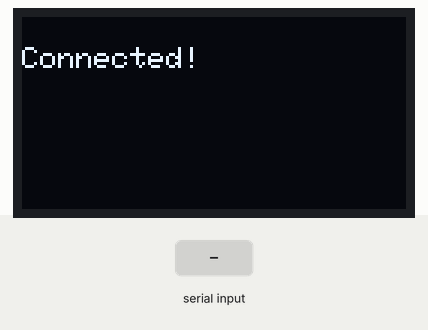
A sketch run on a simulated ESP32. On the bench: 128×64 one-colour display. Inputs (shaded band) come from the test bench. Nothing arrives over Bluetooth unless stated; what the sketch prints to the serial monitor is not drawn.

Above: at 3.2 s.
3.3 s: "1\n" received over the second serial link
At 4.1 s:
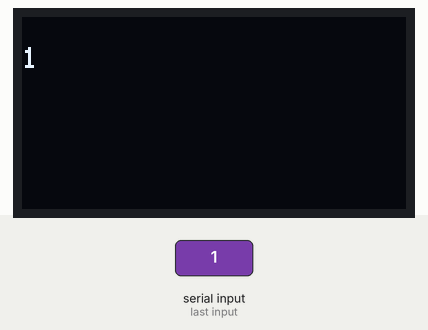
4.8 s: "0\n" received over the second serial link
At 6.0 s:
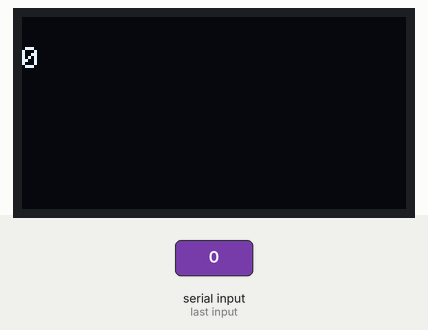
Timing chart, 0 to 7.8 s (numbered marks = the images above; inputs shaded):
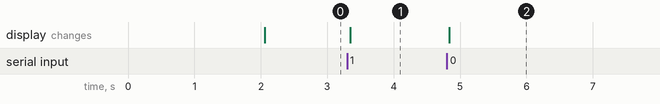

The sketch:

bluetooth_display.ino
```cpp
#include "BluetoothSerial.h"
#include <Wire.h>
#include <Adafruit_GFX.h>
#include <Adafruit_SSD1306.h>

#define SCREEN_WIDTH 128 // OLED display width, in pixels
#define SCREEN_HEIGHT 64 // OLED display height, in pixels

// Declaration for an SSD1306 display connected to I2C (SDA, SCL pins)
Adafruit_SSD1306 display(SCREEN_WIDTH, SCREEN_HEIGHT, &Wire, -1);

const byte numChars = 128;
char receivedChars[numChars]; // an array to store the received data

boolean newData = false;

// #define USE_PIN // Uncomment this to use PIN during pairing. The pin is specified on the line below
const char *pin = "1234"; // Change this to more secure PIN.

String device_name = "ESP32-BT-Slave";

#if !defined(CONFIG_BT_ENABLED) || !defined(CONFIG_BLUEDROID_ENABLED)
#error Bluetooth is not enabled! Please run `make menuconfig` to and enable it
#endif

#if !defined(CONFIG_BT_SPP_ENABLED)
#error Serial Bluetooth not available or not enabled. It is only available for the ESP32 chip.
#endif

BluetoothSerial SerialBT;

void setup()
{
  Serial.begin(115200);

  SerialBT.begin(device_name); // Bluetooth device name
  Serial.printf("The device with name \"%s\" is started.\nNow you can pair it with Bluetooth!\n", device_name.c_str());
// Serial.printf("The device with name \"%s\" and MAC address %s is started.\nNow you can pair it with Bluetooth!\n", device_name.c_str(), SerialBT.getMacString()); // Use this after the MAC method is implemented
#ifdef USE_PIN
  SerialBT.setPin(pin);
  Serial.println("Using PIN");
#endif

  Serial.println("<Arduino is ready>");
  if (!display.begin(SSD1306_SWITCHCAPVCC, 0x3C))
  { // Address 0x3D for 128x64
    Serial.println(F("SSD1306 allocation failed"));
    for (;;)
      ;
  }
  delay(2000);
  displayOnI2C("Connected!");
}

void loop()
{
  recvWithEndMarker();
  showNewData();

  if (Serial.available())
  {

    SerialBT.write(Serial.read());
  }
  if (SerialBT.available())
  {
    Serial.write(SerialBT.read());
  }
  delay(20);
}

void recvWithEndMarker()
{
  static byte ndx = 0;
  char endMarker = '\n';
  char rc;

  while (SerialBT.available() > 0 && newData == false)
  {
    rc = SerialBT.read();

    if (rc != endMarker)
    {
      receivedChars[ndx] = rc;
      ndx++;
      if (ndx >= numChars)
      {
        ndx = numChars - 1;
      }
    }
    else
    {
      receivedChars[ndx] = '\0'; // terminate the string
      ndx = 0;
      newData = true;
    }
  }
}

void showNewData()
{
  if (newData == true)
  {
    Serial.print("MSG:  ");
    Serial.println(receivedChars);
    displayOnI2C(receivedChars);

    newData = false;
  }
}

void displayOnI2C(char displayText[])
{
  display.clearDisplay();

  display.setTextSize(1);
  display.setTextColor(WHITE);
  display.setCursor(0, 10);
  // Display static text
  display.println(displayText);
  display.display();
}
```

Measured:
- after the input at 3.3 s, the display: changes after 0.05 s (image 1)
- after the input at 4.8 s, the display: changes at once (image 2)
